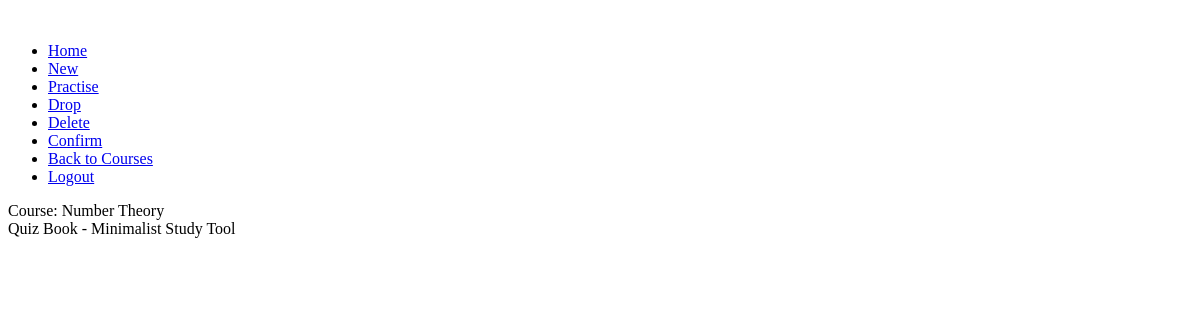
The app's page /courses/1/ (signed in), older data.
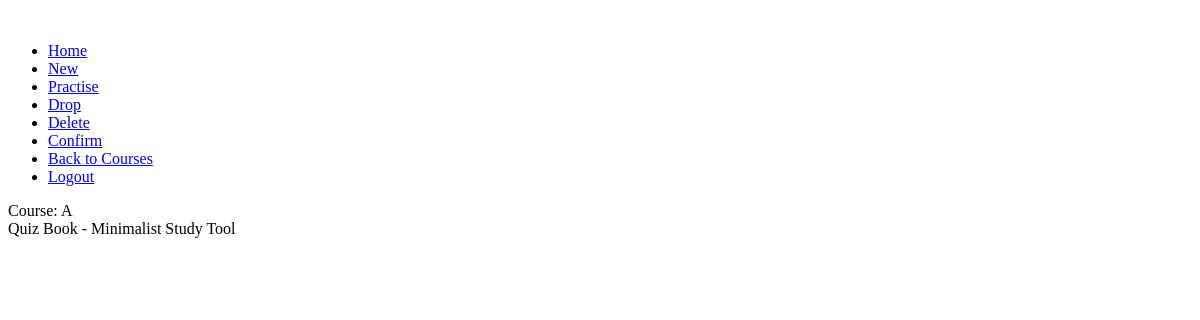
The same page, newer data.
### quizbook_app/models.py (models this page shows, shortened)
class Course(models.Model):
	name        = models.CharField(max_length=100)
	description = models.CharField(max_length=1000)
	create_date = models.DateTimeField(auto_now=True, blank=True)
	pub_date    = models.DateTimeField('date published')
	students    = models.ManyToManyField(User)
	creator     = models.CharField(max_length=200, default='Anonymous')

### quizbook_app/views.py (the view)
# urls.py: url(r'^(?P<course_id>\d+)/$', views.detail, name='detail'),
def detail(request, course_id, message=None):
	try:
		course = Course.objects.get(pk=course_id)
	except Course.DoesNotExist:
		raise Http404
	user_enrolled = is_current_user_enrolled(request, course_id)
	quizes = Quiz.objects.filter(course=course)
	user = get_user_or_none(request)
	user_is_creator = False
	if user:
		user_is_creator = (course.creator == user.username)
	context = {
		'course': course,
		'quizes': quizes,
		'error_message': message,
		'user_enrolled': user_enrolled,
		'user': user,
		'user_is_creator': user_is_creator}
	return render(request, 'course_browse.html', context)

### quizbook_app/views.py (called while the page is built)
def get_user_or_none(request):
	if request.user.is_authenticated():
		return request.user
	else:
		return None

def is_current_user_enrolled(request, course_id):
	return request.user.is_authenticated() and request.user.course_set.filter(pk=course_id)

### quizbook/templates/course_browse.html (shortened to what this page needs)
{% extends "base.html" %}
{% block header%}
Course: {{ course.name }}
{% endblock %}
{% block menu %}
<li><a href="{% url 'courses:new_quiz_page' course.id %}">New</a></li>
{% if user_enrolled %}
<li><a href="{% url 'courses:practise' course.id %}">Practise</a></li>
<li><a href="{% url 'courses:drop' course.id %}">Drop</a></li>
{% else %}
<li><a href="{% url 'courses:enroll' course.id %}">Enroll</a></li>
{% endif %}
{% if user_is_creator %}
<li id="delete_button" name="delete_button"><a href="#" >Delete</a></li>
<li id="really_delete_button" name="really_delete_button"><a href="{% url 'courses:delete_course' course.id %}" >Confirm</a></li>
{% endif %}
<li class="back"><a href="{% url 'courses:index' %}">Back to Courses</a></li>
{% endblock %}

### quizbook/templates/base.html (shortened to what this page needs)
{% load staticfiles %}
<!DOCTYPE html>
<html lang="en">
<head>
<link rel="stylesheet/less" href="{{ STATIC_URL }}style.less">
</head>
<body id="index" class="home">
	<div id="main">
	<div id="logo">
		<span><a href="/" style="color: white">Quiz Book</a></span>
		<div id='cssmenu'>
		<ul>
		{% if user %}
			<li><a href="{% url 'home' %}" class="icon-logo">Home</a></li>
		{% else %}
			<li><a href="{% url 'home' %}" class="icon-logo">Anonymous</a></li>
		{% endif %}
		{% block menu %}{% endblock %}
		{% if user %}
			<li class="back"><a href="{% url 'logout' %}">Logout</a></li>
		{% else %}
			{% if not home %}
			<li class="back"><a href="{% url 'home' %}">Sign In</a></li>
			{% endif %}
		{% endif %}
		</ul>
		</div>
	</div>
	<div id="header">
		{% block header %}{% endblock %}
	</div>
	</div>
	<footer>
		Quiz Book - Minimalist Study Tool
	</footer>
</body>
</html>

Row changes from the older to the newer data that the page shows:
changed Course: name "Number Theory" → "A"
